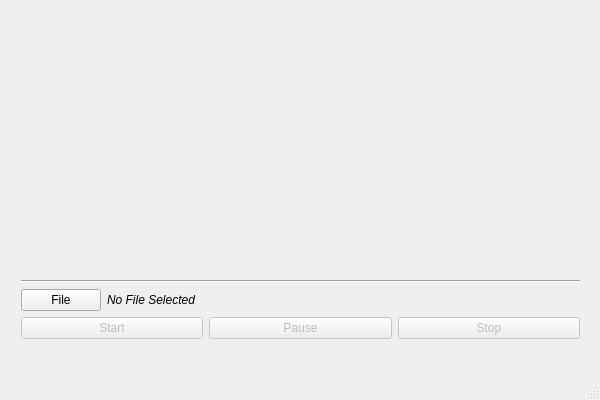
<?xml version="1.0" encoding="UTF-8"?>
<ui version="4.0">
 <class>TypingPractice</class>
 <widget class="QMainWindow" name="TypingPractice">
  <property name="windowModality">
   <enum>Qt::WindowModal</enum>
  </property>
  <property name="geometry">
   <rect>
    <x>0</x>
    <y>0</y>
    <width>600</width>
    <height>400</height>
   </rect>
  </property>
  <property name="sizePolicy">
   <sizepolicy hsizetype="Fixed" vsizetype="Fixed">
    <horstretch>0</horstretch>
    <verstretch>0</verstretch>
   </sizepolicy>
  </property>
  <property name="minimumSize">
   <size>
    <width>600</width>
    <height>400</height>
   </size>
  </property>
  <property name="maximumSize">
   <size>
    <width>600</width>
    <height>400</height>
   </size>
  </property>
  <property name="windowTitle">
   <string>Typing Practice</string>
  </property>
  <widget class="QWidget" name="centralWidget">
   <widget class="QWidget" name="gridLayoutWidget">
    <property name="geometry">
     <rect>
      <x>10</x>
      <y>9</y>
      <width>581</width>
      <height>341</height>
     </rect>
    </property>
    <layout class="QGridLayout" name="gridMain">
     <item row="0" column="0">
      <spacer name="verticalSpacer">
       <property name="orientation">
        <enum>Qt::Vertical</enum>
       </property>
       <property name="sizeType">
        <enum>QSizePolicy::Expanding</enum>
       </property>
       <property name="sizeHint" stdset="0">
        <size>
         <width>20</width>
         <height>100</height>
        </size>
       </property>
      </spacer>
     </item>
     <item row="1" column="0">
      <widget class="Line" name="line">
       <property name="orientation">
        <enum>Qt::Horizontal</enum>
       </property>
      </widget>
     </item>
     <item row="3" column="0">
      <layout class="QHBoxLayout" name="horizontalLayout">
       <item>
        <widget class="QPushButton" name="buttonStart">
         <property name="enabled">
          <bool>false</bool>
         </property>
         <property name="text">
          <string>Start</string>
         </property>
        </widget>
       </item>
       <item>
        <widget class="QPushButton" name="buttonPause">
         <property name="enabled">
          <bool>false</bool>
         </property>
         <property name="text">
          <string>Pause</string>
         </property>
        </widget>
       </item>
       <item>
        <widget class="QPushButton" name="buttonStop">
         <property name="enabled">
          <bool>false</bool>
         </property>
         <property name="text">
          <string>Stop</string>
         </property>
        </widget>
       </item>
      </layout>
     </item>
     <item row="2" column="0">
      <layout class="QHBoxLayout" name="horizontalLayout_4">
       <item>
        <widget class="QPushButton" name="buttonFile">
         <property name="sizePolicy">
          <sizepolicy hsizetype="Fixed" vsizetype="Fixed">
           <horstretch>0</horstretch>
           <verstretch>0</verstretch>
          </sizepolicy>
         </property>
         <property name="text">
          <string>File</string>
         </property>
        </widget>
       </item>
       <item>
        <widget class="QLabel" name="fileLabel">
         <property name="font">
          <font>
           <italic>true</italic>
          </font>
         </property>
         <property name="text">
          <string>No File Selected</string>
         </property>
        </widget>
       </item>
      </layout>
     </item>
    </layout>
   </widget>
  </widget>
  <widget class="QMenuBar" name="menuBar">
   <property name="geometry">
    <rect>
     <x>0</x>
     <y>0</y>
     <width>600</width>
     <height>21</height>
    </rect>
   </property>
  </widget>
  <widget class="QStatusBar" name="statusBar">
   <property name="enabled">
    <bool>true</bool>
   </property>
   <property name="autoFillBackground">
    <bool>false</bool>
   </property>
  </widget>
 </widget>
 <layoutdefault spacing="6" margin="11"/>
 <resources/>
 <connections>
  <connection>
   <sender>buttonPause</sender>
   <signal>clicked()</signal>
   <receiver>TypingPractice</receiver>
   <slot>pausePractice()</slot>
   <hints>
    <hint type="sourcelabel">
     <x>275</x>
     <y>366</y>
    </hint>
    <hint type="destinationlabel">
     <x>1</x>
     <y>307</y>
    </hint>
   </hints>
  </connection>
  <connection>
   <sender>buttonStop</sender>
   <signal>clicked()</signal>
   <receiver>TypingPractice</receiver>
   <slot>stopPractice()</slot>
   <hints>
    <hint type="sourcelabel">
     <x>450</x>
     <y>367</y>
    </hint>
    <hint type="destinationlabel">
     <x>1</x>
     <y>284</y>
    </hint>
   </hints>
  </connection>
  <connection>
   <sender>buttonStart</sender>
   <signal>clicked()</signal>
   <receiver>TypingPractice</receiver>
   <slot>startPractice()</slot>
   <hints>
    <hint type="sourcelabel">
     <x>97</x>
     <y>368</y>
    </hint>
    <hint type="destinationlabel">
     <x>4</x>
     <y>332</y>
    </hint>
   </hints>
  </connection>
  <connection>
   <sender>buttonFile</sender>
   <signal>clicked()</signal>
   <receiver>TypingPractice</receiver>
   <slot>getFileDialog()</slot>
   <hints>
    <hint type="sourcelabel">
     <x>51</x>
     <y>322</y>
    </hint>
    <hint type="destinationlabel">
     <x>2</x>
     <y>247</y>
    </hint>
   </hints>
  </connection>
 </connections>
 <slots>
  <slot>startPractice()</slot>
  <slot>pausePractice()</slot>
  <slot>stopPractice()</slot>
  <slot>getFileDialog()</slot>
 </slots>
</ui>
